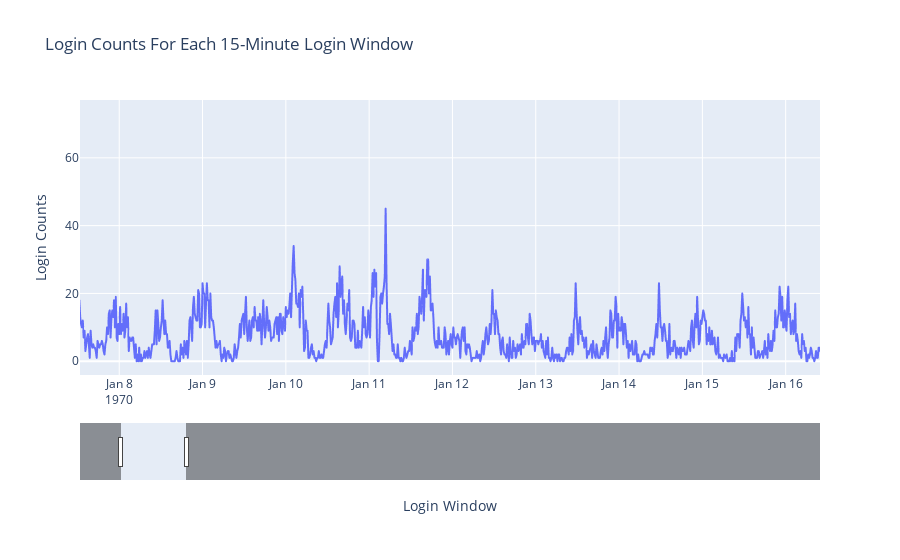

The notebook cell this image was saved under:
### Code cell
fig = px.line(interval_df, x='login_time', y=0,
              labels={
                  '0': 'Login Counts',
                  'login_time': 'Login Window',
              },
             title = 'Login Counts For Each 15-Minute Login Window')
fig.update_xaxes(rangeslider_visible=True)
fig.show()

### Figure 1 — Plotly figure (JSON) as saved in the notebook; plotly's stock layout.template omitted (floating-point values rounded to 4 significant figures; data arrays with more than 128 entries replaced by an {"elided": "..."} marker saying what was removed)
{"data": [{"hovertemplate": "Login Window=%{x}<br>Login Counts=%{y}<extra></extra>", "legendgroup": "", "line": {"color": "#636efa", "dash": "solid"}, "marker": {"symbol": "circle"}, "mode": "lines", "name": "", "showlegend": false, "type": "scattergl", "x": {"elided": "9788 str values"}, "xaxis": "x", "y": {"elided": "9788 int values"}, "yaxis": "y"}], "layout": {"autosize": true, "legend": {"tracegroupgap": 0}, "title": {"text": "Login Counts For Each 15-Minute Login Window"}, "xaxis": {"anchor": "y", "autorange": false, "domain": [0, 1], "range": ["1970-01-07 12:41:42.4122", "1970-01-16 09:53:32.5044"], "rangeslider": {"autorange": true, "range": ["1970-01-01 20:00", "1970-04-13 18:45"], "visible": true, "yaxis": {"_template": null, "rangemode": "match"}}, "title": {"text": "Login Window"}, "type": "date"}, "yaxis": {"anchor": "x", "autorange": true, "domain": [0, 1], "range": [-4.056, 77.06], "title": {"text": "Login Counts"}, "type": "linear"}}}
